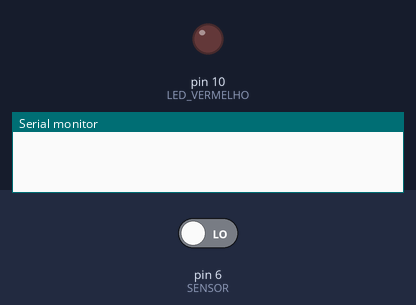
A sketch run on a simulated Arduino Uno, built with avr-gcc and run on an emulated ATmega328P. Parts: output pins drawn as LEDs (lit = HIGH), the last lines printed to the serial monitor. The inputs (shaded band) are chosen by the test bench; at power-on: pin 6 (SENSOR) LOW.

Above: at 1.2 s.
1.3 s: pin 6 (SENSOR) driven HIGH
At 1.8 s:
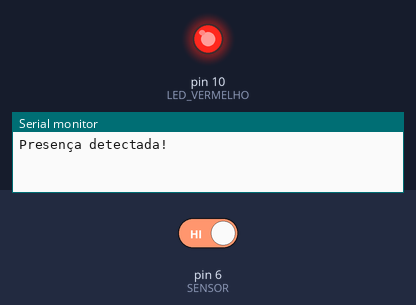
4.3 s: pin 6 (SENSOR) driven LOW
At 5.3 s:
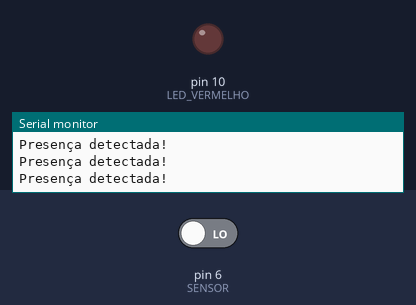
Timing chart, 0 to 7.3 s (numbered marks = the images above; inputs shaded):
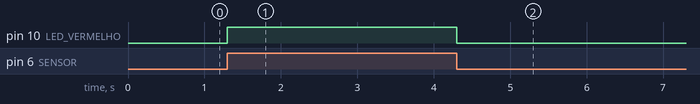

Measured:
- after the input at 1.3 s, pin 10 (LED_VERMELHO): LOW → HIGH at once
- after the input at 4.3 s, pin 10 (LED_VERMELHO): HIGH → LOW at once

The sketch:

ex9.ino
```cpp
// C++ code
//
int LED_VERMELHO = 10;
int SENSOR = 6;
int SENSOR_ESTADO = 0;


void setup(){

  pinMode(LED_VERMELHO, OUTPUT);
  pinMode(SENSOR,INPUT);
  Serial.begin(9600);
}

void loop()
{
  SENSOR_ESTADO = digitalRead(SENSOR);


  if(SENSOR_ESTADO == HIGH){
    Serial.println("Presença detectada!");
    digitalWrite(LED_VERMELHO, HIGH);
    delay(1000);
    digitalWrite(LED_VERMELHO, LOW);


	}
   if(SENSOR_ESTADO == LOW){
    digitalWrite(LED_VERMELHO, LOW);

	}


}
```

lab12.cpp
```cpp
// c++ code

// definindo as portas
int transistorPin = 2;
int potenciometroPin = A1;

// função setup
void setup()
{
    Serial.begin(9600);
    pinMode(transistorPin, OUTPUT);
    pinMode(potenciometroPin, INPUT);
}
// função loop
void loop()
{
    int valorPotenciometro = analogRead(potenciometroPin);
    int valorTransistor = map(valorPotenciometro, 0, 1023, 0, 255);

    analogWrite(transistorPin, valorTransistor);
    Serial.println(valorTransistor);
    delay(100);
}
```

lab13.cpp
```cpp
// C++ code

#include <Servo.h>

const int botao = 2;
const int pinoServo = 3;

Servo cancela_estacionamento;

void setup()
{
    pinMode(botao, INPUT);
    cancela_estacionamento.attach(pinoServo, 500, 2500);
    cancela_estacionamento.write(90);
}

void loop()
{
    int estadoBotao = digitalRead(botao);
    if (estadoBotao == HIGH)
    {
        cancela_estacionamento.write(0);
        delay(2000);
        cancela_estacionamento.write(90);
        while (digitalRead(botao) == HIGH)
        {
            // Aguardar até o botão ser solto
        }
    }
}
```

lab14.cpp
```cpp

```

lab15.cpp
```cpp

```

lab16b.cpp
```cpp

```
